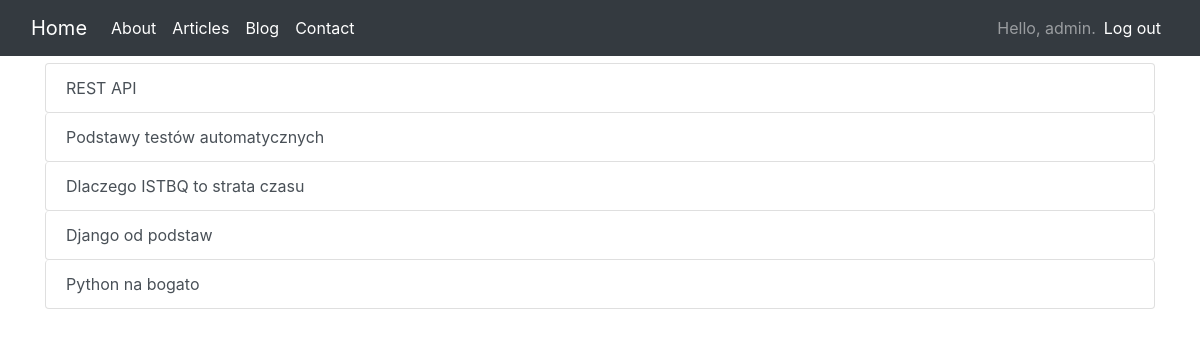
Page /articles/ (signed in) on the earlier database version.
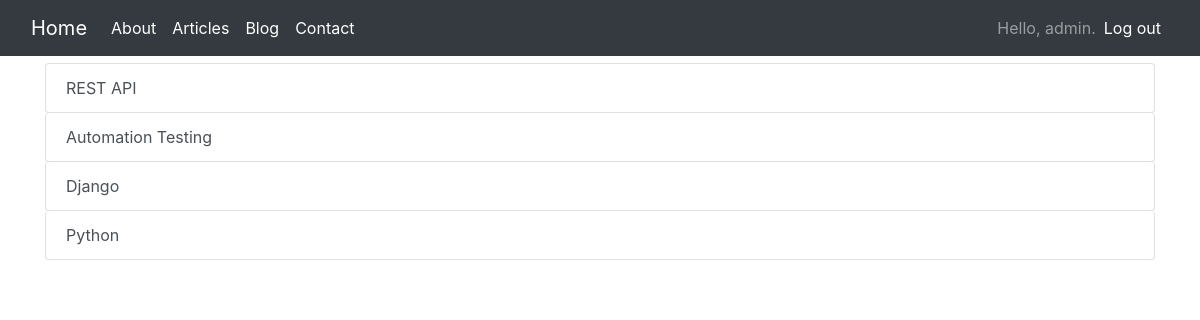
Same page on the later database version.
### new_sites/models.py (models this page shows)
class Article(models.Model):
    text = models.CharField(max_length=200)
    date_added = models.DateTimeField(auto_now_add=True)
    owner = models.ForeignKey(User, on_delete=models.CASCADE)
    def __str__(self):
        return self.text

### new_sites/views.py (the view)
# urls.py: path('articles/', views.articles, name='articles'),
def articles(request):
    articles = Article.objects.order_by('date_added')
    context = {'articles': articles}
    return render(request, 'new_sites/articles.html', context)

### new_sites/templates/new_sites/articles.html
{% extends "new_sites/base.html" %}
{% load bootstrap4 %}
{% block page_header %}
  <h2>Articles</h2>
{% endblock page_header %}
{% block content %}
  {% for article in articles %}
      <a class="list-group-item list-group-item-action rounded-right rounded-left rounded-bottom rounded-top"
         href="{% url 'new_sites:article' article.id %}">
          {{ article }}
      </a>
  {% empty %}
    <li>No articles have been added yet.</li>
  {% endfor %}
{% endblock content %}

### new_sites/templates/new_sites/base.html (shortened to what this page needs)
{% load bootstrap4 %}
{% load static %}
<!doctype html>
<html lang="en">
<head>
  {% bootstrap_css %}
  <link rel="stylesheet" type="text/css" href="{% static 'new_sites/styles/styles.css' %}">
<body>
    <nav class="navbar navbar-expand-lg navbar-dark fixed-top bg-dark mb-2">
        <div class="container-fluid">
            <a class="navbar-brand" href="{% url 'new_sites:index' %}">Home</a>
            <div class="collapse navbar-collapse" id="navbarSupportedContent">
                <ul class="navbar-nav mr-auto">
                    <li class="nav-item active">
                        <a class="nav-link" href="{% url 'new_sites:about' %}">About </a>
                    </li>
                    <li class="nav-item active">
                        <a class="nav-link" href="{% url 'new_sites:articles' %}">Articles </a>
                    </li>
                    <li class="nav-item active">
                        <a class="nav-link" href="{% url 'new_sites:topics' %}">Blog </a>
                    </li>
                    <li class="nav-item active">
                        <a class="nav-link" href="{% url 'sendmail:contact' %}">Contact </a>
                    </li>
                </ul>
      <ul class="navbar-nav ml-auto">
        {% if user.is_authenticated %}
          <li class="nav-item active">
            <span class="navbar-text"}">Hello, {{ user.username }}.</span>
          </li>
          <li class="nav-item active">
            <a class="nav-link" href="{% url 'users:logout' %}">Log out</a>
          </li>
        {% else %}
          <li class="nav-item active">
            <a class="nav-link" href="{% url 'users:register' %}">Register</a>
          </li>
          <li class="nav-item active">
            <a class="nav-link" href="{% url 'users:login' %}">Log in</a></li>
        {% endif %}
      </ul>
    </div>
  </nav>
  <main role="main" class="container">
    <div class="pb-2 mb-2 border-bottom">
      {% block page_header %}{% endblock page_header %}
    </div>
    <div>
      {% block content %}{% endblock content %}
    </div>
  </main>
</body>
</html>

### new_sites/static/new_sites/styles/styles.css (style rules this page uses)
body { background: white; }

Differences in the rows shown:
removed Article: text "Dlaczego ISTBQ to strata czasu"
removed Article: text "Django od podstaw"
removed Article: text "Python na bogato"
changed Article: text "Podstawy testów automatycznych" → "Automation Testing"
added Article: text "Django"
added Article: text "Python"
